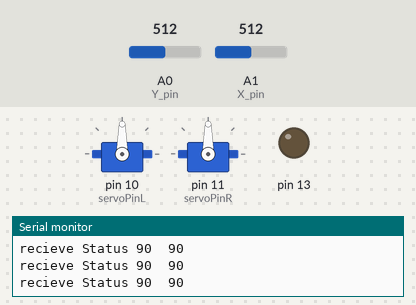
Bench run of a sketch on a simulated Arduino Uno, built with avr-gcc and run on an emulated ATmega328P. Shown: 2 × servo, output pins drawn as LEDs (lit = HIGH), the last lines printed to the serial monitor. Inputs (shaded band) come from the test bench; at power-on: A0 (Y_pin) = 512, A1 (X_pin) = 512.

Above: at 1.2 s.
1.3 s: A0 (Y_pin) set to 550
At 2.2 s:
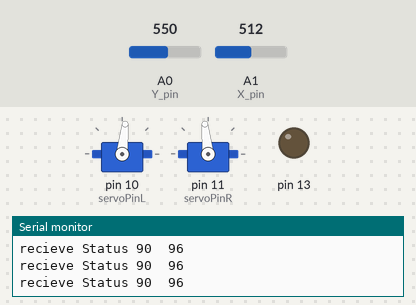
4.3 s: A0 (Y_pin) set to 580
At 5.4 s:
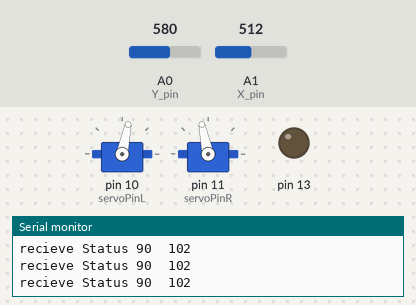
5.8 s: A0 (Y_pin) set to 306
At 6.4 s:
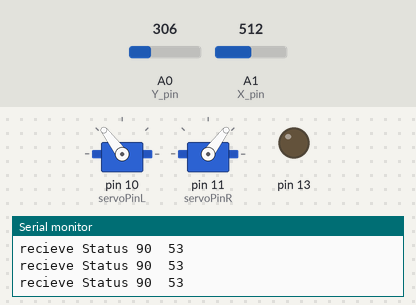
7.3 s: A0 (Y_pin) set to 62
At 7.8 s:
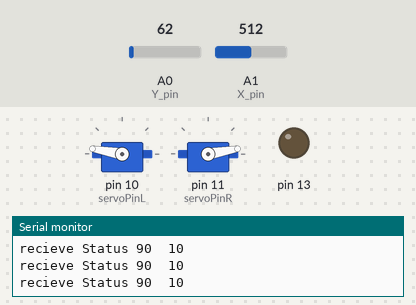
8.8 s: A0 (Y_pin) set to 51
At 9.1 s:
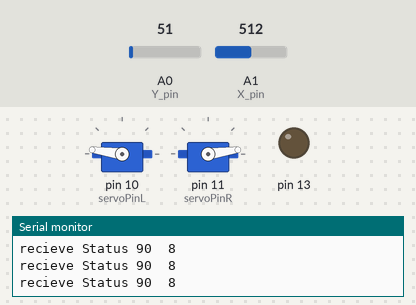
11.8 s: A1 (X_pin) set to 62
At 12.5 s:
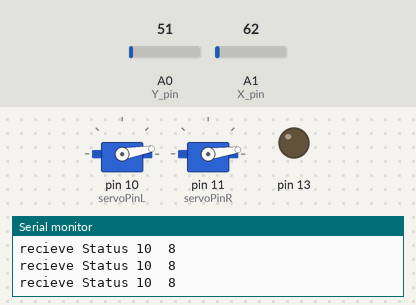
13.3 s: A1 (X_pin) set to 51
Timing chart, 0 to 15.8 s (numbered marks = the images above; inputs shaded):
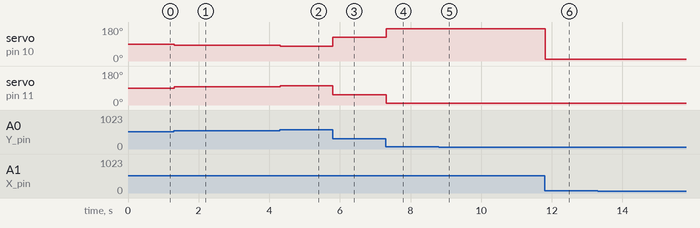

The sketch:

Fahrprogramm_mit_Funk_1.0.ino
```cpp
#include <Servo.h>

// Arduino pin numbers Joystick
const int SW_pin = 2; // digital pin connected to switch output
const int X_pin = 1; // analog pin connected to X output
const int Y_pin = 0; // analog pin connected to Y output

// Arduino pin numbers Servo
const int servoPinL = 10;         // Linker Servo
const int servoPinR = 11;         // Rechter Servo
const int center   = 3;           // Toleranz Servo

// Definition Servos
Servo ServoL;
Servo ServoR;

// Variablenumformung

int valX = 440;
int valY = 440;
int valB = 0;

// Datenempfang
int incoming;
boolean empfbest;


void setup()
{
  // Einrichtung Servo Pins
  ServoL.attach(servoPinL);
  ServoR.attach(servoPinR);

  // Einrichtung Joystick
  pinMode(SW_pin, INPUT);
  pinMode(13, OUTPUT);
  digitalWrite(SW_pin, HIGH);

  // Setup Datenübertragung
  Serial.begin(9600);
  if(Serial.available()>0)
  {
    Serial.write("serial Hardware detected");
  }
  else
  {
    Serial.write("ERROR: serial Hardware unavailable");
  }
  Serial.write("setup complete");

}

void loop()
{

  // Datenempfang
  if(Serial.read()>0)
  {
    incoming = Serial.read();
    empfbest = true;
    Serial.write("recieve Status " + empfbest);
    Serial.print(incoming);
    Serial.print("\r\n");
  }

  else
  {
    empfbest = false;
    Serial.write("recieve Status " + empfbest);
  }

  // Auslesen des Joysticks

valY = analogRead(Y_pin);
valY = map(valY, 0, 1023, 0, 180);    //Konvertierung Analog Joystick -> Gradmaß

valX = analogRead(X_pin);
valX = map(valX, 0, 1023, 0, 180);    //Konvertierung Analog Joystick -> Gradmaß

  //Fallunterscheidungen für Fahrprogramm

if(valX > 140 && valY > 140){         // Fallunterscheidung: Vorwärts-Rechts
    ServoL.write(valX);
    ServoR.write(valY);
}
else if(valX > 140 && valY < 40){     // Fallunterscheidung: Rückwärts-Rechts
    ServoL.write(valX);
    ServoR.write(valY);
  }
else if(valX < 40 && valY > 140){     // Fallunterscheidung: Vorwärts-Links
    ServoL.write(valX);
    ServoR.write(valY);
  }
else if(valX < 40 && valY < 40){      // Fallunterscheidung: Rückwärts-Links
    ServoL.write(valX);
    ServoR.write(valY);
  }

else if(valY > 95 || valY < 85){      //if Schleife für Toleranz +-5° in Y Richtung & Fallunterscheidung Vorwärts/Rückwärts
    ServoL.write(abs(valY-180));
    ServoR.write(valY);
    }
else if(valX > 95 || valX < 85){      //if Schleife für Toleranz +-5° in X Richtung & Fallunterscheidung Links/Rechts
    ServoL.write(valX);
    ServoR.write(valX);
    }
else{                                 //"Stop" Schleife
    ServoL.write(90);
    ServoR.write(90);
    }

  // Monitoring von x und y Werten
  Serial.print(valX);
  Serial.print("  ");
  Serial.println(valY);

  delay(5);


}
```

Measured:
- after the input at 1.3 s, servo on pin 10 (servoPinL): 90° → 84° at once; servo on pin 11 (servoPinR): 90° → 96° at once
- after the input at 4.3 s, servo on pin 10 (servoPinL): 84° → 78° at once; servo on pin 11 (servoPinR): 96° → 102° at once
- after the input at 5.8 s, servo on pin 10 (servoPinL): 78° → 127° at once; servo on pin 11 (servoPinR): 102° → 53° at once
- after the input at 7.3 s, servo on pin 10 (servoPinL): 127° → 170° at once; servo on pin 11 (servoPinR): 53° → 10° at once
- after the input at 8.8 s, servo on pin 10 (servoPinL): 170° → 172° at once; servo on pin 11 (servoPinR): 10° → 8° at once
- after the input at 11.8 s, servo on pin 10 (servoPinL): 172° → 10° at once
- after the input at 13.3 s, servo on pin 10 (servoPinL): 10° → 8° at once
